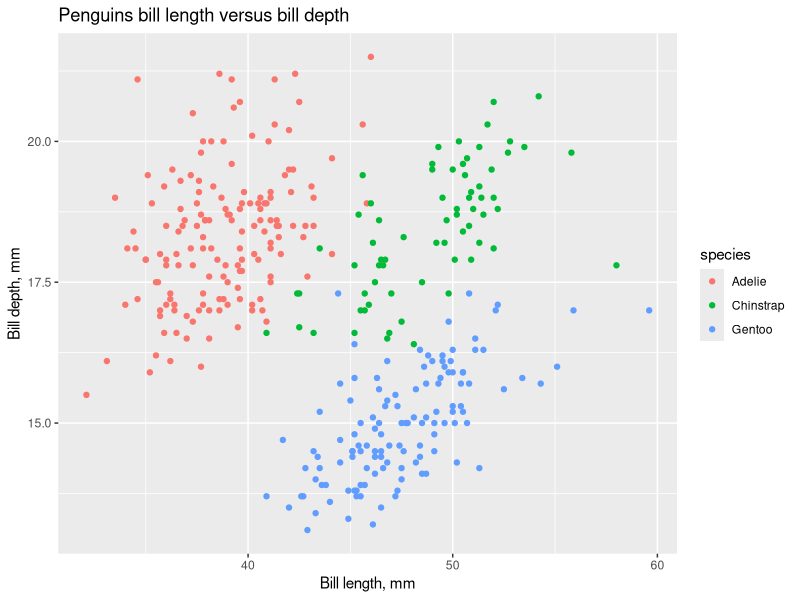
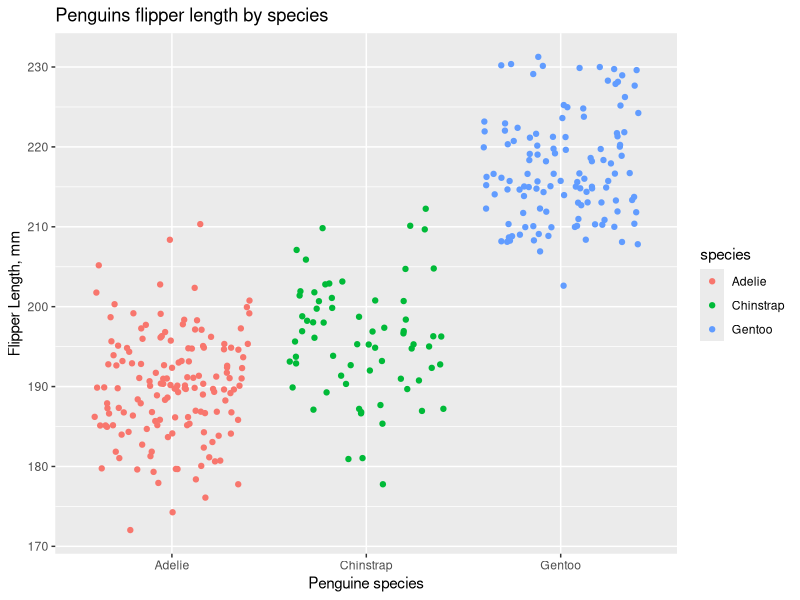

R code for these plots, in order:
## ---- chunk 1
library(tidyverse)
library(palmerpenguins)
## ---- chunk 2
fx = D(expression(x ^ 2), "x")
x <- 3

eval(fx)
## ---- chunk 3
# P(a)=2(3a+2)^4 -5 at a = 1.2

fx = D(expression(2 * (3 * a + 2)^4 - 5), "a")
a <- 1.2

eval(fx)
## ---- chunk 4
library(tidyverse)
library(palmerpenguins)
## ---- chunk 5

ggplot(data.frame(penguins), aes(x = bill_length_mm, 
                                 y = bill_depth_mm, 
                                 color = species)) +
  geom_point() + labs(title = "Penguins bill length versus bill depth", 
                      x = "Bill length, mm", 
                      y = "Bill depth, mm")
  
## ---- chunk 6

ggplot(data.frame(penguins), aes(x = species, 
                                 y = flipper_length_mm, 
                                 color = species)) +
  geom_jitter() + labs(title = "Penguins flipper length by species", 
                      x = "Penguine species", 
                      y = "Flipper Length, mm")
